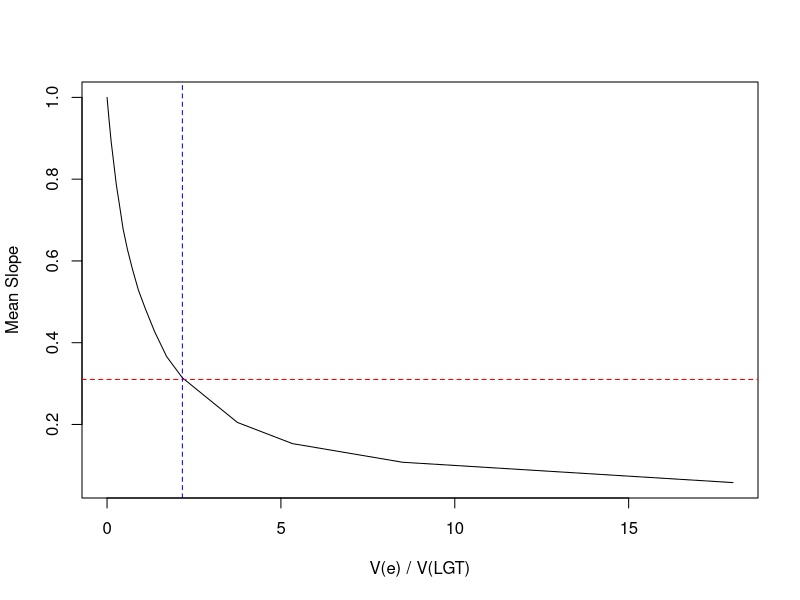

Generate this figure with R:
set.seed(21)

data = read.csv("mutation_rates_final.csv", h = T)

#calculate observed variance for real data 
log_generation_times = log(data$gen_time_yr)
Vobs_LGT = var(log_generation_times, na.rm = T)
print(Vobs_LGT)

n = 147 
observed_slope = 0.31  
num_repetitions = 100

calculate_slope = function(x, y) {
  cov(x, y) / var(x)
}

simulate_GT_mutation = function(V_e, num_reps) {
  slopes <- numeric(num_reps)
  
  for (rep in 1:num_reps) {
    Vtrue_LGT = Vobs_LGT - V_e
    
    if (Vtrue_LGT <= 0) {
      return(NULL)
    }
    
    log_GT_true = rnorm(n, mean = 1, sd = sqrt(Vtrue_LGT))
    error = rnorm(n, mean = 0, sd = sqrt(V_e))
    log_GT_obs = log_GT_true + error
    
    constant = runif(1, -1, 1)
    log_u_gen = log_GT_true + constant
    
    slopes[rep] = calculate_slope(log_GT_obs, log_u_gen)
  }
  
  mean_slope = mean(slopes)
  return(list(slope = mean_slope, V_e = V_e, Vtrue_LGT = Vtrue_LGT))
}

#run simulation for different V_e values
V_e_values = seq(0, Vobs_LGT, length.out = 20)
results = lapply(V_e_values, function(v) simulate_GT_mutation(v, num_repetitions))
results = results[!sapply(results, is.null)]

slopes = sapply(results, function(x) x$slope)
V_e_ratio = sapply(results, function(x) x$V_e / x$Vtrue_LGT)

#find the V_e ratio that produces the observed slope
target_index = which.min(abs(slopes - observed_slope))
target_ratio = V_e_ratio[target_index]

pdf("gen_time_simulation2.pdf", width = 7, height = 5)
fig1 = plot(V_e_ratio, slopes, type = "l", 
     xlab = "V(e) / V(LGT)", ylab = "Mean Slope")
abline(h = observed_slope, col = "red", lty = 2)
abline(v = target_ratio, col = "blue", lty = 2)
print(fig1)
dev.off()

cat("To achieve the observed slope of", observed_slope, 
    "the ratio V(e) / Vtrue(LGT) needs to be approximately", round(target_ratio, 2), "\n")